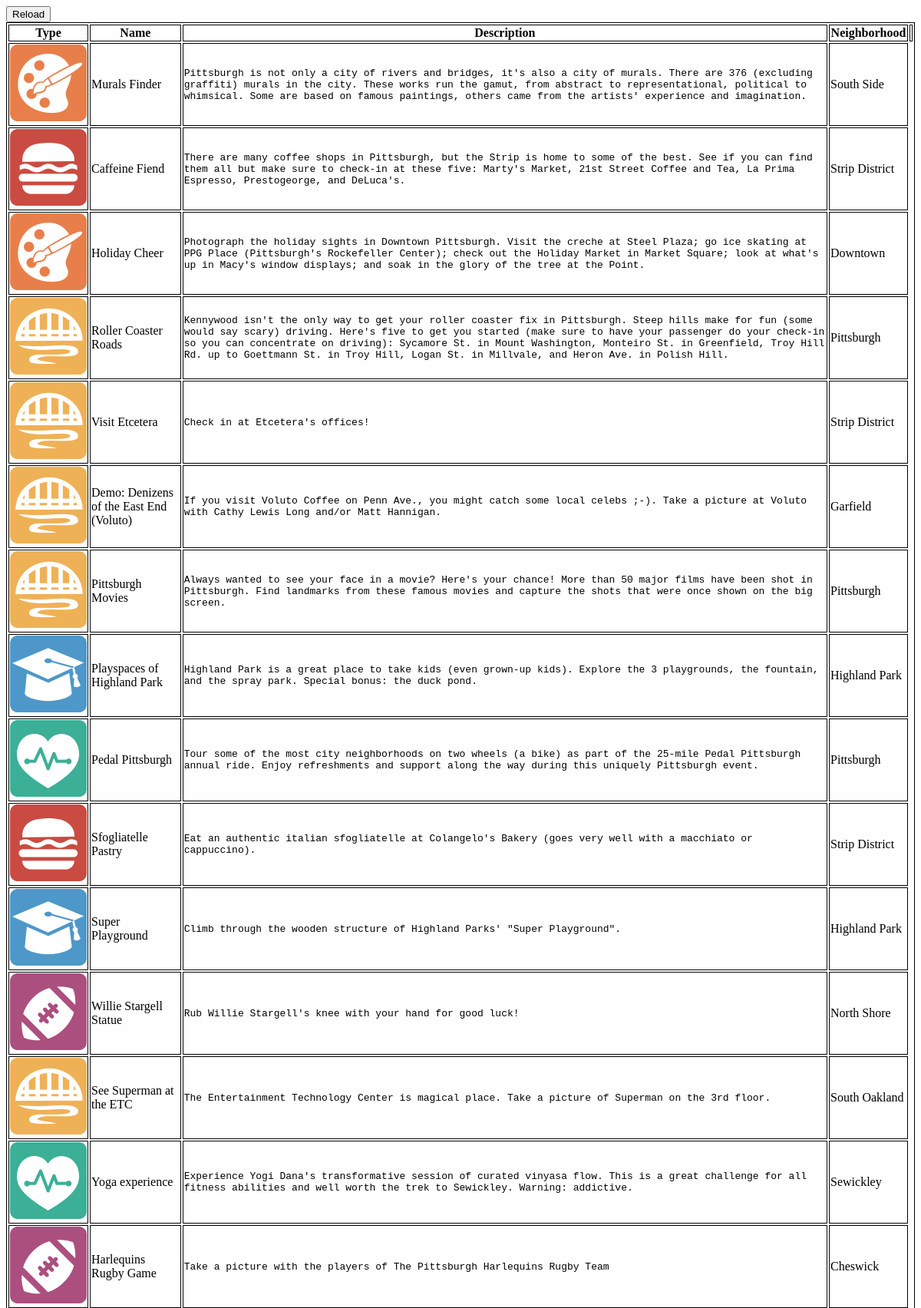
Screenshot of /www/dba/missionIndex.php (upper part) with the database file from the repository.
### tables this page shows
CREATE TABLE mission (
  id int(11) NOT NULL AUTO_INCREMENT,
  sortOrder int(11) NOT NULL,
  `name` varchar(100) NOT NULL,
  description varchar(10000) NOT NULL,
  neighborhood varchar(1000) NOT NULL,
  `type` varchar(100) NOT NULL,
  tags varchar(1000) NOT NULL,
  locationsOrdered tinyint(1) unsigned NOT NULL,
  startDate timestamp NOT NULL DEFAULT '0000-00-00 00:00:00',
  endDate timestamp NOT NULL DEFAULT '0000-00-00 00:00:00',
  timeEstimate int(11) NOT NULL,
  showLocations tinyint(1) NOT NULL,
  photo tinyint(1) NOT NULL,
  PRIMARY KEY (id)
);

### www/dba/missionIndex.php (the view, shortened to what this page needs)
<!DOCTYPE html>
<html>
<head>
<link rel="stylesheet" type="text/css" href="/dba/dba.css">
</head>
<body>
<?php
$db = new mysqli("localhost", "pgh-challenge", "5NdSW4FaAqQXthqs", "game");
$table = "mission";
$stmt = $db->prepare("select type, name, description, neighborhood from $table order by sortOrder asc");
echo "<input class=\"refreshBtn\" type=\"button\" value=\"Reload\" onclick=\"refreshPage()\" />\n";
echo "<table id=\"dataTable\">\n";
echo "<tr><th>Type</th><th>Name</th><th>Description</th><th>Neighborhood</th>";
echo "<td></td></tr>\n";
$stmt->execute();
$stmt->bind_result($type, $name, $desc, $neighborhood);
$missionCount = 0;
while($stmt->fetch())
{
	echo "<tr>".
	"<td><img src=\"/images/typeIcon/$type.png\"/></td><td>$name</td><td><pre>".htmlspecialchars($desc)."</pre></td><td>$neighborhood</td>";
	echo "</tr>\n";
	$missionCount++;
}
echo "</table>\n<hr/>Total Missions: $missionCount\n";
?>
</body>
</html>

### www/dba/dba.css (style rules this page uses)
table, tr, td, th { border: 1px solid black; }
.refreshBtn { vertical-align: top; display:block; }
pre { white-space: normal; }

### rows the page displays
mission: type (picture), name "Murals Finder", description "Pittsburgh is not only a city of rivers and bridges, it's also a city of murals. There are 376 (excluding graffiti) murals in the city. These works run the gamut, from abstract to representational, political to whimsical. Some are based on famous paintings, others came from the artists' experience and imagination.", neighborhood "South Side"
mission: type (picture), name "Caffeine Fiend", description "There are many coffee shops in Pittsburgh, but the Strip is home to some of the best. See if you can find them all but make sure to check-in at these five: Marty's Market, 21st Street Coffee and Tea, La Prima Espresso, Prestogeorge, and DeLuca's.", neighborhood "Strip District"
mission: type (picture), name "Holiday Cheer", description "Photograph the holiday sights in Downtown Pittsburgh. Visit the creche at Steel Plaza; go ice skating at PPG Place (Pittsburgh's Rockefeller Center); check out the Holiday Market in Market Square; look at what's up in Macy's window displays; and soak in the glory of the tree at the Point.", neighborhood "Downtown"
mission: type (picture), name "Roller Coaster Roads", description "Kennywood isn't the only way to get your roller coaster fix in Pittsburgh. Steep hills make for fun (some would say scary) driving. Here's five to get you started (make sure to have your passenger do your check-in so you can concentrate on driving): Sycamore St. in Mount Washington, Monteiro St. in Greenfield, Troy Hill Rd. up to Goettmann St. in Troy Hill, Logan St. in Millvale, and Heron Ave. in Polish Hill.", neighborhood "Pittsburgh"
mission: type (picture), name "Visit Etcetera", description "Check in at Etcetera's offices!", neighborhood "Strip District"
mission: type (picture), name "Demo: Denizens of the East End (Voluto)", description "If you visit Voluto Coffee on Penn Ave., you might catch some local celebs ;-). Take a picture at Voluto with Cathy Lewis Long and/or Matt Hannigan.", neighborhood "Garfield"
mission: type (picture), name "Pittsburgh Movies", description "Always wanted to see your face in a movie? Here's your chance! More than 50 major films have been shot in Pittsburgh. Find landmarks from these famous movies and capture the shots that were once shown on the big screen.", neighborhood "Pittsburgh"
mission: type (picture), name "Playspaces of Highland Park", description "Highland Park is a great place to take kids (even grown-up kids). Explore the 3 playgrounds, the fountain, and the spray park. Special bonus: the duck pond.", neighborhood "Highland Park"
mission: type (picture), name "Pedal Pittsburgh", description "Tour some of the most city neighborhoods on two wheels (a bike) as part of the 25-mile Pedal Pittsburgh annual ride. Enjoy refreshments and support along the way during this uniquely Pittsburgh event.", neighborhood "Pittsburgh"
mission: type (picture), name "Sfogliatelle Pastry", description "Eat an authentic italian sfogliatelle at Colangelo's Bakery (goes very well with a macchiato or cappuccino).", neighborhood "Strip District"
mission: type (picture), name "Super Playground", description "Climb through the wooden structure of Highland Parks' \"Super Playground\".", neighborhood "Highland Park"
mission: type (picture), name "Willie Stargell Statue", description "Rub Willie Stargell's knee with your hand for good luck!", neighborhood "North Shore"
mission: type (picture), name "See Superman at the ETC", description "The Entertainment Technology Center is magical place. Take a picture of Superman on the 3rd floor.", neighborhood "South Oakland"
mission: type (picture), name "Yoga experience", description "Experience Yogi Dana's transformative session of curated vinyasa flow. This is a great challenge for all fitness abilities and well worth the trek to Sewickley. Warning: addictive.", neighborhood "Sewickley"
mission: type (picture), name "Harlequins Rugby Game", description "Take a picture with the players of The Pittsburgh Harlequins Rugby Team", neighborhood "Cheswick"
